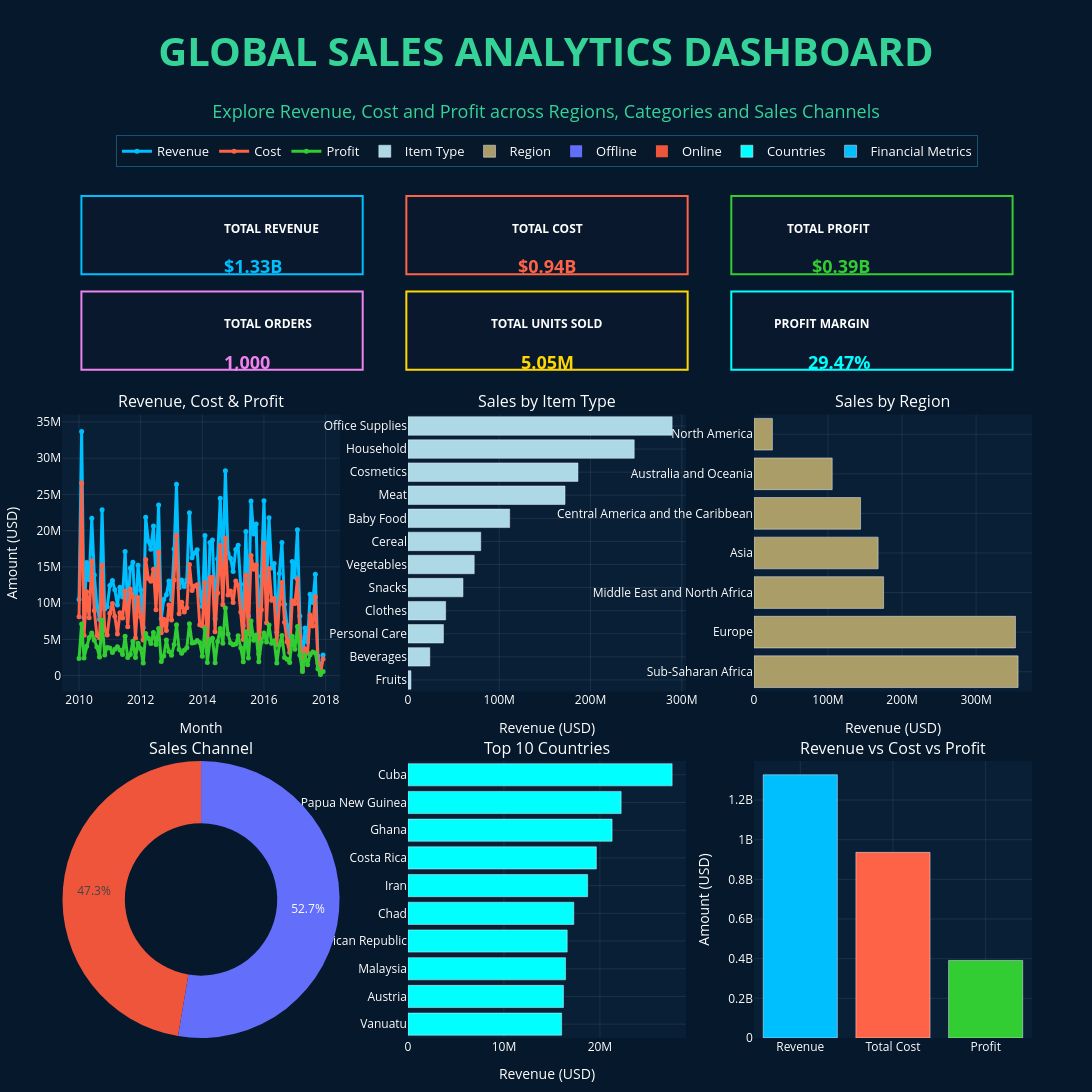

The code cell stored with this chart in its notebook:
### Code cell
fig.show()

### Figure 1 — Plotly figure (JSON) as saved in the notebook; plotly's stock layout.template omitted (floating-point values rounded to 4 significant figures)
{"data": [{"hovertemplate": "<b>Month:</b> %{x}<br><b>Revenue:</b> $%{y:,.0f}<extra></extra>", "line": {"color": "deepskyblue", "width": 3}, "marker": {"size": 5}, "mode": "lines+markers", "name": "Revenue", "type": "scatter", "x": ["2010-01", "2010-02", "2010-03", "2010-04", "2010-05", "2010-06", "2010-07", "2010-08", "2010-09", "2010-10", "2010-11", "2010-12", "2011-01", "2011-02", "2011-03", "2011-04", "2011-05", "2011-06", "2011-07", "2011-08", "2011-09", "2011-10", "2011-11", "2011-12", "2012-01", "2012-02", "2012-03", "2012-04", "2012-05", "2012-06", "2012-07", "2012-08", "2012-09", "2012-10", "2012-11", "2012-12", "2013-01", "2013-02", "2013-03", "2013-04", "2013-05", "2013-06", "2013-07", "2013-08", "2013-09", "2013-10", "2013-11", "2013-12", "2014-01", "2014-02", "2014-03", "2014-04", "2014-05", "2014-06", "2014-07", "2014-08", "2014-09", "2014-10", "2014-11", "2014-12", "2015-01", "2015-02", "2015-03", "2015-04", "2015-05", "2015-06", "2015-07", "2015-08", "2015-09", "2015-10", "2015-11", "2015-12", "2016-01", "2016-02", "2016-03", "2016-04", "2016-05", "2016-06", "2016-07", "2016-08", "2016-09", "2016-10", "2016-11", "2016-12", "2017-01", "2017-02", "2017-03", "2017-04", "2017-05", "2017-06", "2017-07", "2017-08", "2017-09", "2017-10", "2017-11", "2017-12"], "xaxis": "x4", "y": [10500000.0, 33690000.0, 8000000.0, 15610000.0, 13230000.0, 21710000.0, 13880000.0, 9510000.0, 7751000.0, 22880000.0, 9175000.0, 9516000.0, 12430000.0, 13130000.0, 11840000.0, 9729000.0, 12190000.0, 10850000.0, 17120000.0, 9235000.0, 14850000.0, 15640000.0, 7696000.0, 15220000.0, 11810000.0, 6655000.0, 21840000.0, 18540000.0, 17440000.0, 20640000.0, 13390000.0, 23540000.0, 7841000.0, 10490000.0, 11150000.0, 13060000.0, 10470000.0, 17480000.0, 26410000.0, 12130000.0, 13190000.0, 12290000.0, 13220000.0, 22470000.0, 16250000.0, 16930000.0, 17380000.0, 11580000.0, 9524000.0, 19340000.0, 5173000.0, 18360000.0, 18700000.0, 7848000.0, 16110000.0, 24470000.0, 14220000.0, 28270000.0, 16890000.0, 16180000.0, 14360000.0, 17400000.0, 17980000.0, 12600000.0, 6892000.0, 19880000.0, 8213000.0, 24110000.0, 19540000.0, 20910000.0, 4890000.0, 13720000.0, 24130000.0, 11910000.0, 21760000.0, 14860000.0, 15470000.0, 5997000.0, 14080000.0, 18380000.0, 9837000.0, 6926000.0, 5018000.0, 15740000.0, 13600000.0, 20140000.0, 8238000.0, 1482000.0, 6563000.0, 4635000.0, 11230000.0, 10100000.0, 14000000.0, 2713000.0, 498800.0, 2863000.0], "yaxis": "y4"}, {"hovertemplate": "<b>Month:</b> %{x}<br><b>Cost:</b> $%{y:,.0f}<extra></extra>", "line": {"color": "tomato", "width": 3}, "marker": {"size": 5}, "mode": "lines+markers", "name": "Cost", "type": "scatter", "x": ["2010-01", "2010-02", "2010-03", "2010-04", "2010-05", "2010-06", "2010-07", "2010-08", "2010-09", "2010-10", "2010-11", "2010-12", "2011-01", "2011-02", "2011-03", "2011-04", "2011-05", "2011-06", "2011-07", "2011-08", "2011-09", "2011-10", "2011-11", "2011-12", "2012-01", "2012-02", "2012-03", "2012-04", "2012-05", "2012-06", "2012-07", "2012-08", "2012-09", "2012-10", "2012-11", "2012-12", "2013-01", "2013-02", "2013-03", "2013-04", "2013-05", "2013-06", "2013-07", "2013-08", "2013-09", "2013-10", "2013-11", "2013-12", "2014-01", "2014-02", "2014-03", "2014-04", "2014-05", "2014-06", "2014-07", "2014-08", "2014-09", "2014-10", "2014-11", "2014-12", "2015-01", "2015-02", "2015-03", "2015-04", "2015-05", "2015-06", "2015-07", "2015-08", "2015-09", "2015-10", "2015-11", "2015-12", "2016-01", "2016-02", "2016-03", "2016-04", "2016-05", "2016-06", "2016-07", "2016-08", "2016-09", "2016-10", "2016-11", "2016-12", "2017-01", "2017-02", "2017-03", "2017-04", "2017-05", "2017-06", "2017-07", "2017-08", "2017-09", "2017-10", "2017-11", "2017-12"], "xaxis": "x4", "y": [8124000.0, 26580000.0, 5564000.0, 11560000.0, 7973000.0, 15820000.0, 8985000.0, 5543000.0, 5189000.0, 15240000.0, 6337000.0, 5619000.0, 8611000.0, 9943000.0, 8197000.0, 5737000.0, 8670000.0, 7941000.0, 11680000.0, 6727000.0, 11940000.0, 10890000.0, 5189000.0, 10770000.0, 8113000.0, 4922000.0, 16030000.0, 13400000.0, 13010000.0, 14680000.0, 9091000.0, 17020000.0, 5902000.0, 7770000.0, 6227000.0, 9729000.0, 7669000.0, 13180000.0, 19380000.0, 8537000.0, 10120000.0, 8770000.0, 9382000.0, 15320000.0, 11750000.0, 12370000.0, 12530000.0, 7022000.0, 6867000.0, 12830000.0, 3359000.0, 13490000.0, 13560000.0, 6055000.0, 11410000.0, 17950000.0, 9765000.0, 18940000.0, 11130000.0, 11660000.0, 10080000.0, 13050000.0, 12460000.0, 8763000.0, 4984000.0, 13840000.0, 5768000.0, 16570000.0, 14670000.0, 15300000.0, 2986000.0, 9079000.0, 18250000.0, 7287000.0, 14770000.0, 10390000.0, 10650000.0, 4246000.0, 9845000.0, 12850000.0, 7352000.0, 4680000.0, 3207000.0, 10320000.0, 9952000.0, 13350000.0, 5403000.0, 921800.0, 3714000.0, 3137000.0, 8349000.0, 6846000.0, 10870000.0, 1752000.0, 345900.0, 2308000.0], "yaxis": "y4"}, {"hovertemplate": "<b>Month:</b> %{x}<br><b>Profit:</b> $%{y:,.0f}<extra></extra>", "line": {"color": "limegreen", "width": 3}, "marker": {"size": 5}, "mode": "lines+markers", "name": "Profit", "type": "scatter", "x": ["2010-01", "2010-02", "2010-03", "2010-04", "2010-05", "2010-06", "2010-07", "2010-08", "2010-09", "2010-10", "2010-11", "2010-12", "2011-01", "2011-02", "2011-03", "2011-04", "2011-05", "2011-06", "2011-07", "2011-08", "2011-09", "2011-10", "2011-11", "2011-12", "2012-01", "2012-02", "2012-03", "2012-04", "2012-05", "2012-06", "2012-07", "2012-08", "2012-09", "2012-10", "2012-11", "2012-12", "2013-01", "2013-02", "2013-03", "2013-04", "2013-05", "2013-06", "2013-07", "2013-08", "2013-09", "2013-10", "2013-11", "2013-12", "2014-01", "2014-02", "2014-03", "2014-04", "2014-05", "2014-06", "2014-07", "2014-08", "2014-09", "2014-10", "2014-11", "2014-12", "2015-01", "2015-02", "2015-03", "2015-04", "2015-05", "2015-06", "2015-07", "2015-08", "2015-09", "2015-10", "2015-11", "2015-12", "2016-01", "2016-02", "2016-03", "2016-04", "2016-05", "2016-06", "2016-07", "2016-08", "2016-09", "2016-10", "2016-11", "2016-12", "2017-01", "2017-02", "2017-03", "2017-04", "2017-05", "2017-06", "2017-07", "2017-08", "2017-09", "2017-10", "2017-11", "2017-12"], "xaxis": "x4", "y": [2378000.0, 7113000.0, 2437000.0, 4056000.0, 5256000.0, 5892000.0, 4895000.0, 3966000.0, 2561000.0, 7641000.0, 2838000.0, 3897000.0, 3819000.0, 3186000.0, 3643000.0, 3992000.0, 3519000.0, 2904000.0, 5446000.0, 2508000.0, 2906000.0, 4754000.0, 2506000.0, 4451000.0, 3701000.0, 1733000.0, 5808000.0, 5144000.0, 4429000.0, 5960000.0, 4296000.0, 6516000.0, 1939000.0, 2721000.0, 4920000.0, 3333000.0, 2801000.0, 4300000.0, 7027000.0, 3594000.0, 3076000.0, 3517000.0, 3843000.0, 7150000.0, 4502000.0, 4559000.0, 4852000.0, 4554000.0, 2657000.0, 6508000.0, 1813000.0, 4871000.0, 5140000.0, 1793000.0, 4702000.0, 6519000.0, 4450000.0, 9329000.0, 5755000.0, 4517000.0, 4271000.0, 4347000.0, 5517000.0, 3835000.0, 1908000.0, 6037000.0, 2445000.0, 7538000.0, 4872000.0, 5607000.0, 1904000.0, 4643000.0, 5878000.0, 4623000.0, 6997000.0, 4468000.0, 4822000.0, 1751000.0, 4239000.0, 5531000.0, 2485000.0, 2247000.0, 1811000.0, 5421000.0, 3649000.0, 6790000.0, 2835000.0, 560100.0, 2849000.0, 1498000.0, 2885000.0, 3252000.0, 3125000.0, 961100.0, 152900.0, 555000.0], "yaxis": "y4"}, {"hovertemplate": "<b>%{y}</b><br>Revenue: $%{x:,.0f}<extra></extra>", "marker": {"color": "#ADD8E6"}, "name": "Item Type", "orientation": "h", "type": "bar", "x": [3313000.0, 23960000.0, 38880000.0, 41310000.0, 60290000.0, 72600000.0, 79760000.0, 111500000.0, 172100000.0, 186300000.0, 247900000.0, 289500000.0], "xaxis": "x5", "y": ["Fruits", "Beverages", "Personal Care", "Clothes", "Snacks", "Vegetables", "Cereal", "Baby Food", "Meat", "Cosmetics", "Household", "Office Supplies"], "yaxis": "y5"}, {"hovertemplate": "<b>%{y}</b><br>Revenue: $%{x:,.0f}<extra></extra>", "marker": {"color": "#AA9D68"}, "name": "Region", "orientation": "h", "type": "bar", "x": [356700000.0, 353200000.0, 175100000.0, 167700000.0, 144000000.0, 105700000.0, 24960000.0], "xaxis": "x6", "y": ["Sub-Saharan Africa", "Europe", "Middle East and North Africa", "Asia", "Central America and the Caribbean", "Australia and Oceania", "North America"], "yaxis": "y6"}, {"domain": {"x": [0, 0.2867], "y": [0, 0.3192]}, "hole": 0.55, "hovertemplate": "<b>%{label}</b><br>Revenue: $%{value:,.0f}<br>Share: %{percent}<extra></extra>", "labels": ["Offline", "Online"], "name": "Sales Channel", "textinfo": "percent", "type": "pie", "values": [698900000.0, 628400000.0]}, {"hovertemplate": "<b>%{y}</b><br>Revenue: $%{x:,.0f}<extra></extra>", "marker": {"color": "#00FFFF"}, "name": "Countries", "orientation": "h", "type": "bar", "x": [16010000.0, 16200000.0, 16420000.0, 16590000.0, 17280000.0, 18720000.0, 19630000.0, 21270000.0, 22210000.0, 27520000.0], "xaxis": "x7", "y": ["Vanuatu", "Austria", "Malaysia", "Central African Republic", "Chad", "Iran", "Costa Rica", "Ghana", "Papua New Guinea", "Cuba"], "yaxis": "y7"}, {"hovertemplate": "<b>%{x}</b><br>$%{y:,.0f}<extra></extra>", "marker": {"color": ["deepskyblue", "tomato", "limegreen"]}, "name": "Financial Metrics", "type": "bar", "x": ["Revenue", "Total Cost", "Profit"], "xaxis": "x8", "y": [1327000000.0, 936100000.0, 391200000.0], "yaxis": "y8"}], "layout": {"annotations": [{"font": {"size": 16}, "showarrow": false, "text": "Revenue, Cost & Profit", "x": 0.1433, "xanchor": "center", "xref": "paper", "y": 0.7184, "yanchor": "bottom", "yref": "paper"}, {"font": {"size": 16}, "showarrow": false, "text": "Sales by Item Type", "x": 0.5, "xanchor": "center", "xref": "paper", "y": 0.7184, "yanchor": "bottom", "yref": "paper"}, {"font": {"size": 16}, "showarrow": false, "text": "Sales by Region", "x": 0.8567, "xanchor": "center", "xref": "paper", "y": 0.7184, "yanchor": "bottom", "yref": "paper"}, {"font": {"size": 16}, "showarrow": false, "text": "Sales Channel", "x": 0.1433, "xanchor": "center", "xref": "paper", "y": 0.3192, "yanchor": "bottom", "yref": "paper"}, {"font": {"size": 16}, "showarrow": false, "text": "Top 10 Countries", "x": 0.5, "xanchor": "center", "xref": "paper", "y": 0.3192, "yanchor": "bottom", "yref": "paper"}, {"font": {"size": 16}, "showarrow": false, "text": "Revenue vs Cost vs Profit", "x": 0.8567, "xanchor": "center", "xref": "paper", "y": 0.3192, "yanchor": "bottom", "yref": "paper"}, {"font": {"color": "white", "size": 12}, "showarrow": false, "text": "<b>TOTAL REVENUE</b>", "x": 0.165, "xref": "paper", "y": 0.945, "yref": "paper"}, {"font": {"color": "deepskyblue", "size": 18}, "showarrow": false, "text": "<b>$1.33B</b>", "x": 0.165, "xref": "paper", "y": 0.905, "yref": "paper"}, {"font": {"color": "white", "size": 12}, "showarrow": false, "text": "<b>TOTAL COST</b>", "x": 0.5, "xref": "paper", "y": 0.945, "yref": "paper"}, {"font": {"color": "tomato", "size": 18}, "showarrow": false, "text": "<b>$0.94B</b>", "x": 0.5, "xref": "paper", "y": 0.905, "yref": "paper"}, {"font": {"color": "white", "size": 12}, "showarrow": false, "text": "<b>TOTAL PROFIT</b>", "x": 0.835, "xref": "paper", "y": 0.945, "yref": "paper"}, {"font": {"color": "limegreen", "size": 18}, "showarrow": false, "text": "<b>$0.39B</b>", "x": 0.835, "xref": "paper", "y": 0.905, "yref": "paper"}, {"font": {"color": "white", "size": 12}, "showarrow": false, "text": "<b>TOTAL ORDERS</b>", "x": 0.165, "xref": "paper", "y": 0.835, "yref": "paper"}, {"font": {"color": "violet", "size": 18}, "showarrow": false, "text": "<b>1,000</b>", "x": 0.165, "xref": "paper", "y": 0.795, "yref": "paper"}, {"font": {"color": "white", "size": 12}, "showarrow": false, "text": "<b>TOTAL UNITS SOLD</b>", "x": 0.5, "xref": "paper", "y": 0.835, "yref": "paper"}, {"font": {"color": "gold", "size": 18}, "showarrow": false, "text": "<b>5.05M</b>", "x": 0.5, "xref": "paper", "y": 0.795, "yref": "paper"}, {"font": {"color": "white", "size": 12}, "showarrow": false, "text": "<b>PROFIT MARGIN</b>", "x": 0.835, "xref": "paper", "y": 0.835, "yref": "paper"}, {"font": {"color": "cyan", "size": 18}, "showarrow": false, "text": "<b>29.47%</b>", "x": 0.835, "xref": "paper", "y": 0.795, "yref": "paper"}], "font": {"color": "white"}, "height": 1100, "hovermode": "closest", "legend": {"bgcolor": "rgba(6,24,43,0.85)", "bordercolor": "rgba(56,189,248,0.35)", "borderwidth": 1, "font": {"color": "white", "size": 13}, "orientation": "h", "tracegroupgap": 12, "x": 0.5, "xanchor": "center", "y": 1.04, "yanchor": "top"}, "margin": {"b": 20, "l": 60, "r": 60, "t": 170}, "paper_bgcolor": "#06182B", "plot_bgcolor": "#081F36", "shapes": [{"fillcolor": "rgba(10,25,45,0.95)", "layer": "above", "line": {"color": "deepskyblue", "width": 2}, "type": "rect", "x0": 0.02, "x1": 0.31, "xref": "paper", "y0": 0.88, "y1": 0.97, "yref": "paper"}, {"fillcolor": "rgba(10,25,45,0.95)", "layer": "above", "line": {"color": "tomato", "width": 2}, "type": "rect", "x0": 0.355, "x1": 0.645, "xref": "paper", "y0": 0.88, "y1": 0.97, "yref": "paper"}, {"fillcolor": "rgba(10,25,45,0.95)", "layer": "above", "line": {"color": "limegreen", "width": 2}, "type": "rect", "x0": 0.69, "x1": 0.98, "xref": "paper", "y0": 0.88, "y1": 0.97, "yref": "paper"}, {"fillcolor": "rgba(10,25,45,0.95)", "layer": "above", "line": {"color": "violet", "width": 2}, "type": "rect", "x0": 0.02, "x1": 0.31, "xref": "paper", "y0": 0.77, "y1": 0.86, "yref": "paper"}, {"fillcolor": "rgba(10,25,45,0.95)", "layer": "above", "line": {"color": "gold", "width": 2}, "type": "rect", "x0": 0.355, "x1": 0.645, "xref": "paper", "y0": 0.77, "y1": 0.86, "yref": "paper"}, {"fillcolor": "rgba(10,25,45,0.95)", "layer": "above", "line": {"color": "cyan", "width": 2}, "type": "rect", "x0": 0.69, "x1": 0.98, "xref": "paper", "y0": 0.77, "y1": 0.86, "yref": "paper"}], "title": {"font": {"color": "#36D399", "size": 40}, "text": "<b>GLOBAL SALES ANALYTICS DASHBOARD</b><br><span style='font-size:18px'>Explore Revenue, Cost and Profit across Regions, Categories and Sales Channels</span>", "x": 0.5, "xanchor": "center", "y": 0.94, "yanchor": "top"}, "width": 1400, "xaxis": {"anchor": "y", "domain": [0, 0.2867], "gridcolor": "rgba(255,255,255,0.08)", "showgrid": true, "tickfont": {"color": "white"}, "zeroline": false}, "xaxis2": {"anchor": "y2", "domain": [0.3567, 0.6433], "gridcolor": "rgba(255,255,255,0.08)", "showgrid": true, "tickfont": {"color": "white"}, "zeroline": false}, "xaxis3": {"anchor": "y3", "domain": [0.7133, 1], "gridcolor": "rgba(255,255,255,0.08)", "showgrid": true, "tickfont": {"color": "white"}, "zeroline": false}, "xaxis4": {"anchor": "y4", "domain": [0, 0.2867], "gridcolor": "rgba(255,255,255,0.08)", "showgrid": true, "tickfont": {"color": "white"}, "title": {"text": "Month"}, "zeroline": false}, "xaxis5": {"anchor": "y5", "domain": [0.3567, 0.6433], "gridcolor": "rgba(255,255,255,0.08)", "showgrid": true, "tickfont": {"color": "white"}, "title": {"text": "Revenue (USD)"}, "zeroline": false}, "xaxis6": {"anchor": "y6", "domain": [0.7133, 1], "gridcolor": "rgba(255,255,255,0.08)", "showgrid": true, "tickfont": {"color": "white"}, "title": {"text": "Revenue (USD)"}, "zeroline": false}, "xaxis7": {"anchor": "y7", "domain": [0.3567, 0.6433], "gridcolor": "rgba(255,255,255,0.08)", "showgrid": true, "tickfont": {"color": "white"}, "title": {"text": "Revenue (USD)"}, "zeroline": false}, "xaxis8": {"anchor": "y8", "domain": [0.7133, 1], "gridcolor": "rgba(255,255,255,0.08)", "showgrid": true, "tickfont": {"color": "white"}, "zeroline": false}, "yaxis": {"anchor": "x", "domain": [0.7984, 1], "gridcolor": "rgba(255,255,255,0.08)", "showgrid": true, "tickfont": {"color": "white"}, "zeroline": false}, "yaxis2": {"anchor": "x2", "domain": [0.7984, 1], "gridcolor": "rgba(255,255,255,0.08)", "showgrid": true, "tickfont": {"color": "white"}, "zeroline": false}, "yaxis3": {"anchor": "x3", "domain": [0.7984, 1], "gridcolor": "rgba(255,255,255,0.08)", "showgrid": true, "tickfont": {"color": "white"}, "zeroline": false}, "yaxis4": {"anchor": "x4", "domain": [0.3992, 0.7184], "gridcolor": "rgba(255,255,255,0.08)", "showgrid": true, "tickfont": {"color": "white"}, "title": {"text": "Amount (USD)"}, "zeroline": false}, "yaxis5": {"anchor": "x5", "domain": [0.3992, 0.7184], "gridcolor": "rgba(255,255,255,0.08)", "showgrid": true, "tickfont": {"color": "white"}, "zeroline": false}, "yaxis6": {"anchor": "x6", "domain": [0.3992, 0.7184], "gridcolor": "rgba(255,255,255,0.08)", "showgrid": true, "tickfont": {"color": "white"}, "zeroline": false}, "yaxis7": {"anchor": "x7", "domain": [0, 0.3192], "gridcolor": "rgba(255,255,255,0.08)", "showgrid": true, "tickfont": {"color": "white"}, "zeroline": false}, "yaxis8": {"anchor": "x8", "domain": [0, 0.3192], "gridcolor": "rgba(255,255,255,0.08)", "showgrid": true, "tickfont": {"color": "white"}, "title": {"text": "Amount (USD)"}, "zeroline": false}}}
